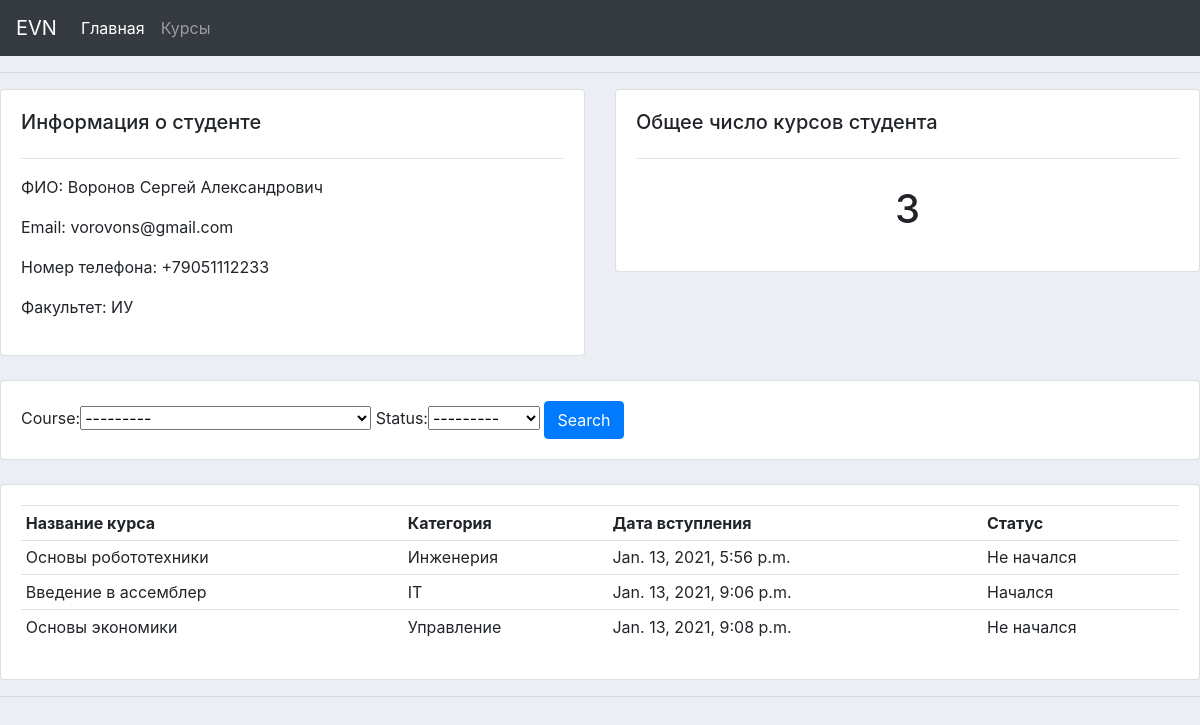
Screenshot of /student/1/ with the database file from the repository.
### accounts/models.py (models this page shows, shortened)
class Student(models.Model):
    full_name = models.CharField(max_length=200, null=True)
    faculty = models.CharField(max_length=200, null=True)
    phone = models.CharField(max_length=200, null=True)
    email = models.CharField(max_length=200, null=True)

class Registration(models.Model):
    STATUS = (
        ('Начался', 'Начался'),
        ('Не начался', 'Не начался'),
    )
    student = models.ForeignKey(Student, null=True, on_delete = models.SET_NULL)
    course = models.ForeignKey(Courses, null=True,on_delete = models.SET_NULL)
    registration_date = models.DateTimeField(auto_now_add=True, null=True)
    status = models.CharField(max_length=50, null=True, choices=STATUS)

class Courses(models.Model):
    CATEGORY = (
        ('IT', 'IT'),
        ('Управление', 'Управление'),
        ('Инженерия', 'Инженерия'),
        ('Языки', 'Языки'),
    )
    name = models.CharField(max_length=200, null=True)
    number_of_hours = models.FloatField(null=True)
    schedule = models.CharField(max_length=50, null=True)
    category = models.CharField(max_length=200, null=True, choices=CATEGORY)
    tags = models.ManyToManyField(Tag)
    def __str__(self):
        return self.name

### accounts/views.py (the view)
# urls.py: path('student/<str:pk>/', views.student, name="student"),
def student(request, pk):
    student = Student.objects.get(id=pk)
    registrations = student.registration_set.all()
    registrations_count = registrations.count()
    myFilter = RegFilter(request.GET, queryset=registrations)
    registrations = myFilter.qs
    context = {
        'student': student,
        'registrations': registrations,
        'registrations_count': registrations_count,
        'myFilter': myFilter
    }
    return render(request, 'accounts/student.html', context)

### accounts/templates/accounts/student.html
{% extends 'accounts/main.html'%}
{% block content %}
    <div class="row">
	<div class="col-md">
		<div class="card card-body">
			<h5>Информация о студенте</h5>
			<hr>
			<p>ФИО: {{student.full_name}}</p>
			<p>Email: {{student.email}}</p>
			<p>Номер телефона: {{student.phone}}</p>
			<p>Факультет: {{student.faculty}}</p>
		</div>
	</div>
	<div class="col-md">
		<div class="card card-body">
			<h5>Общее число курсов студента</h5>
			<hr>
			<h1 style="text-align: center;padding: 10px">{{registrations_count}}</h1>
		</div>
	</div>
</div>
<br>
<div class="row">
	<div class="col">
		<div class="card card-body">
			<form method="get">
				{{myFilter.form}}
		    <button class="btn btn-primary" type="submit">Search</button>
		  </form>
		</div>
	</div>
</div>
<br>
<div class="row">
	<div class="col-md">
		<div class="card card-body">
			<table class="table table-sm">
				<tr>
					<th>Название курса</th>
					<th>Категория</th>
					<th>Дата вступления</th>
					<th>Статус</th>
				</tr>
				{% for registration in registrations %}
				<tr>
					<td>{{registration.course}}</td>
					<td>{{registration.course.category}}</td>
					<td>{{registration.registration_date}}</td>
					<td>{{registration.status}}</td>
				</tr>
				{% endfor %}
			</table>
		</div>
	</div>
</div>
{% endblock %}

### static/css/main.css (style rules this page uses)
body { background-color: #ebeff5; }

### rows the page displays
Student: full_name "Воронов Сергей Александрович", email "vorovons@gmail.com", phone "+79051112233", faculty "ИУ"
Registration: course "Основы робототехники", course.category "Инженерия", registration_date "Jan. 13, 2021, 5:56 p.m.", status "Не начался"
Registration: course "Введение в ассемблер", course.category "IT", registration_date "Jan. 13, 2021, 9:06 p.m.", status "Начался"
Registration: course "Основы экономики", course.category "Управление", registration_date "Jan. 13, 2021, 9:08 p.m.", status "Не начался"

### other values shown
{{ registrations_count }} "3"
